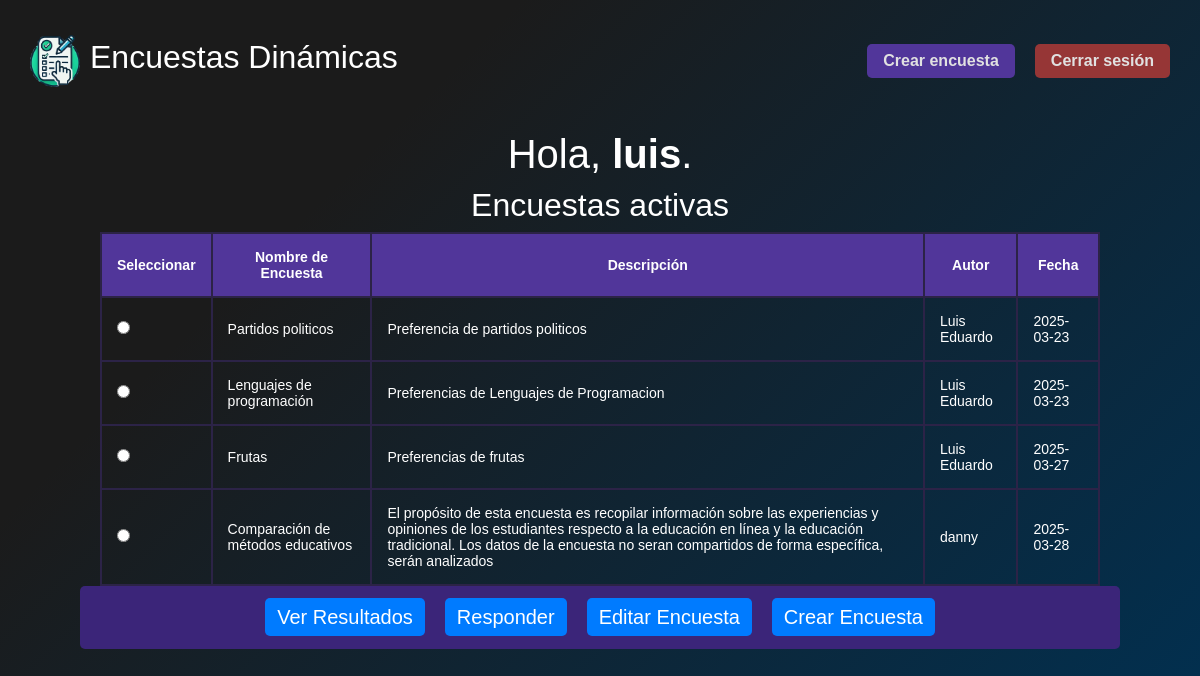
Screenshot of /encuestas_propias.php (signed in) with the database file from the repository.
### tables this page shows
CREATE TABLE `enc_encuestasm` (
  `idencuesta` int(11) NOT NULL,
  `nombre` varchar(255) NOT NULL,
  `descripcion` varchar(255) NOT NULL,
  `idusuario` int(11) NOT NULL,
  `fecha` date NOT NULL,
  `activo` varchar(1) NOT NULL
);

CREATE TABLE `usuarios` (
  `idusuario` int(11) NOT NULL,
  `username` varchar(50) NOT NULL,
  `nombreU` varchar(100) NOT NULL,
  `apellido_paterno` varchar(100) NOT NULL,
  `apellido_materno` varchar(100) DEFAULT NULL,
  `fecha_nacimiento` date NOT NULL,
  `email` varchar(255) NOT NULL,
  `telefono` varchar(15) DEFAULT NULL,
  `genero` enum('Masculino','Femenino','Otro') NOT NULL,
  `password_hash` varchar(255) NOT NULL
);

### encuestas_propias.php (the view, shortened to what this page needs)
<?php
$username = "root";
$password = "";
$database = "db_encuestas";
$mysqli = new mysqli("localhost", $username, $password, $database);
$query = "SELECT * FROM enc_encuestasm INNER JOIN usuarios ON enc_encuestasm.idusuario=usuarios.idusuario ORDER BY idencuesta ASC";
?>
<!DOCTYPE html>
<html lang="es">
<head>
    <link rel="stylesheet" href="https://stackpath.bootstrapcdn.com/bootstrap/4.5.2/css/bootstrap.min.css">
    <link rel="stylesheet" href="./assets/css/style.css">
</head>
<body>
    <?php include __DIR__ . "/includes/header.php"; ?>
    <div class="items-welcome">
        <div class="wrap-welcome">
            <h1>Hola, <b><?php echo htmlspecialchars($_SESSION["username"]); ?></b>.</h1>
        </div>
        <div class="wrap-welcome">
            <h2>Encuestas activas</h2>
            <form id="formSeleccionEncuesta">
                <table class="table-welcome">
                    <tr>
                        <th>Seleccionar</th>
                        <th>Nombre de Encuesta</th>
                        <th>Descripción</th>
                        <th>Autor</th>
                        <th>Fecha</th>
                    </tr>
                    <?php
                    if ($result = $mysqli->query($query)) {
                        while ($row = $result->fetch_assoc()) {
                            $idEncuesta = $row["idencuesta"];
                            $nombre = $row["nombre"];
                            $descripcion = $row["descripcion"];
                            $autor = $row["nombreU"];
                            $fecha = $row["fecha"];
                            echo "<tr>
                                    <td><input type='radio' name='seleccionEncuesta' value='$idEncuesta' onclick='actualizarEnlaces($idEncuesta)'></td>
                                    <td>$nombre</td>
                                    <td>$descripcion</td>
                                    <td>$autor</td>
                                    <td>$fecha</td>
                                  </tr>";
                        }
                    }
                    ?>
                </table>
            </form>
        </div>
        <nav>
            <ul class="nav-menu">
                <li><a href="#" id="verResultados">Ver Resultados</a></li>
                <li><a href="#" id="responderEncuesta">Responder</a></li>
                <li><a href="#" id="editarEncuesta">Editar Encuesta</a></li>
                <li><a href="agregar.php">Crear Encuesta</a></li>
            </ul>
        </nav>
    </div>
</body>
</html>

### assets/css/style.css (style rules this page uses)
* { font-family: 'Arial'; color: white; }
html, body { height: 100%; min-height: 100vh; margin: 0; padding: 0; background-color: #003153; background-image: linear-gradient(315deg, #003153 0%, #1B1B1B 74%); width: 100%; overflow-x: hidden; }
a { color: white; transition: all 0.3s ease 0s; }
input { color: rgb(39, 39, 39); }
.items-welcome { display: inline-flex; flex-direction: column; }
.table-welcome { width: 750px; border-collapse: collapse; margin: 20px 0px 200px 0px; }
th, td { border: 4px solid #51369A; padding: 8px; text-align: left; }
.nav-menu { display: flex; flex-wrap: wrap; justify-content: center; background-color: #3b2579; padding: 10px; border-radius: 5px; list-style: none; }
.nav-menu li { margin: 10px; }
.nav-menu a { font-size: 20px; padding: 8px 12px; }
.table-welcome { width: 100%; max-width: 1000px; margin: auto; border-collapse: collapse; }
.table-welcome td, .table-welcome th { border: 2px solid #2c2347; padding: 15px; }
.table-welcome th { background-color: #51369A; text-align: center; }
.items-welcome { display: flex; flex-direction: column; justify-content: flex-start; width: 100%; padding: 0.5rem 5rem; }

### encuestas_propias.php (style rules this page uses)
body { font: 14px sans-serif; text-align: center; }
.table-welcome { width: 80%; margin: 20px auto; border-collapse: collapse; }
.table-welcome td, .table-welcome th { border: 1px solid black; padding: 10px; }
.table-welcome th { background-color: #f2f2f2; }
.nav-menu { list-style-type: none; padding: 0; }
.nav-menu li { display: inline; margin: 10px; }
.nav-menu a { text-decoration: none; padding: 10px 15px; background-color: #007bff; color: white; border-radius: 5px; }

### rows the page displays
enc_encuestasm: nombre "Partidos politicos", descripcion "Preferencia de partidos politicos", idusuario.nombreU "Luis Eduardo", fecha "2025-03-23"
enc_encuestasm: nombre "Lenguajes de programación", descripcion "Preferencias de Lenguajes de Programacion", idusuario.nombreU "Luis Eduardo", fecha "2025-03-23"
enc_encuestasm: nombre "Frutas", descripcion "Preferencias de frutas", idusuario.nombreU "Luis Eduardo", fecha "2025-03-27"
enc_encuestasm: nombre "Comparación de métodos educativos", descripcion "El propósito de esta encuesta es recopilar información sobre las experiencias y opiniones de los estudiantes respecto a la educación en línea y la educación tradicional. Los datos de la encuesta no seran compartidos de forma específica, serán analizados", idusuario.nombreU "danny", fecha "2025-03-28"

### other values shown
$_SESSION["username"] "luis"
